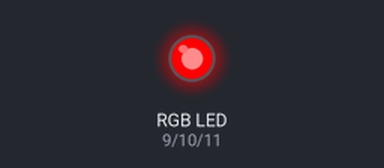
Bench run of a sketch on a simulated Arduino Uno, built with avr-gcc and run on an emulated ATmega328P. Parts: an RGB LED mixed from three pins (HIGH = lit).

Above: at 0.05 s.
At 1.85 s:
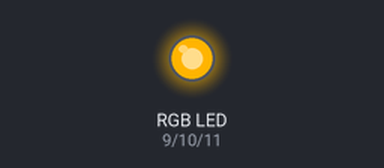
At 3.75 s:
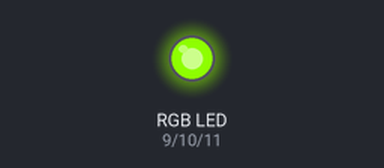
At 7.45 s:
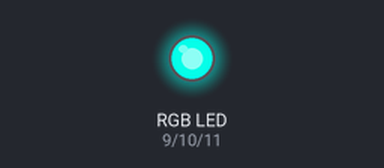
At 11.15 s:
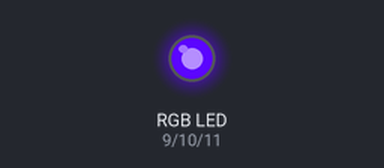
At 14.85 s:
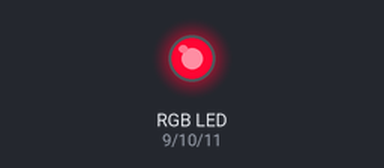
Timing chart, 0 to 19.9 s (numbered marks = the images above):
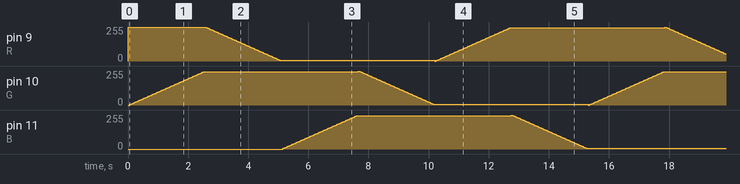

The sketch:

led_rgb_espectro.ino
```cpp
/*
 Led RGB espectro
 by: JBarbosa
*/

const int R = 9;
const int G = 10;
const int B = 11;

int valorRed = 255;
int valorGreen = 0;
int valorBlue = 0;

void setup() {
  pinMode(R, OUTPUT);
  pinMode(G, OUTPUT);
  pinMode(B, OUTPUT);

  analogWrite(R, valorRed);
  analogWrite(G, valorGreen);
  analogWrite(B, valorBlue);
}

void loop() {

  for (valorGreen = 0; valorGreen < 255; valorGreen = valorGreen + 5) {
    analogWrite(G, valorGreen);
    delay(50);
  }

  for (valorRed = 255; valorRed > 0; valorRed = valorRed -5) {
    analogWrite(R, valorRed);
    delay(50);
  }

  for (valorBlue = 0; valorBlue < 255; valorBlue = valorBlue + 5) {
    analogWrite(B, valorBlue);
    delay(50);
  }

  for (valorGreen = 255; valorGreen > 0; valorGreen = valorGreen - 5) {
    analogWrite(G, valorGreen);
    delay(50);
  }

  for (valorRed = 0; valorRed < 255; valorRed = valorRed + 5) {
    analogWrite(R, valorRed);
    delay(50);
  }

  for (valorBlue = 255; valorBlue > 0; valorBlue = valorBlue - 5) {
    analogWrite(B, valorBlue);
    delay(50);
  }

}
```
